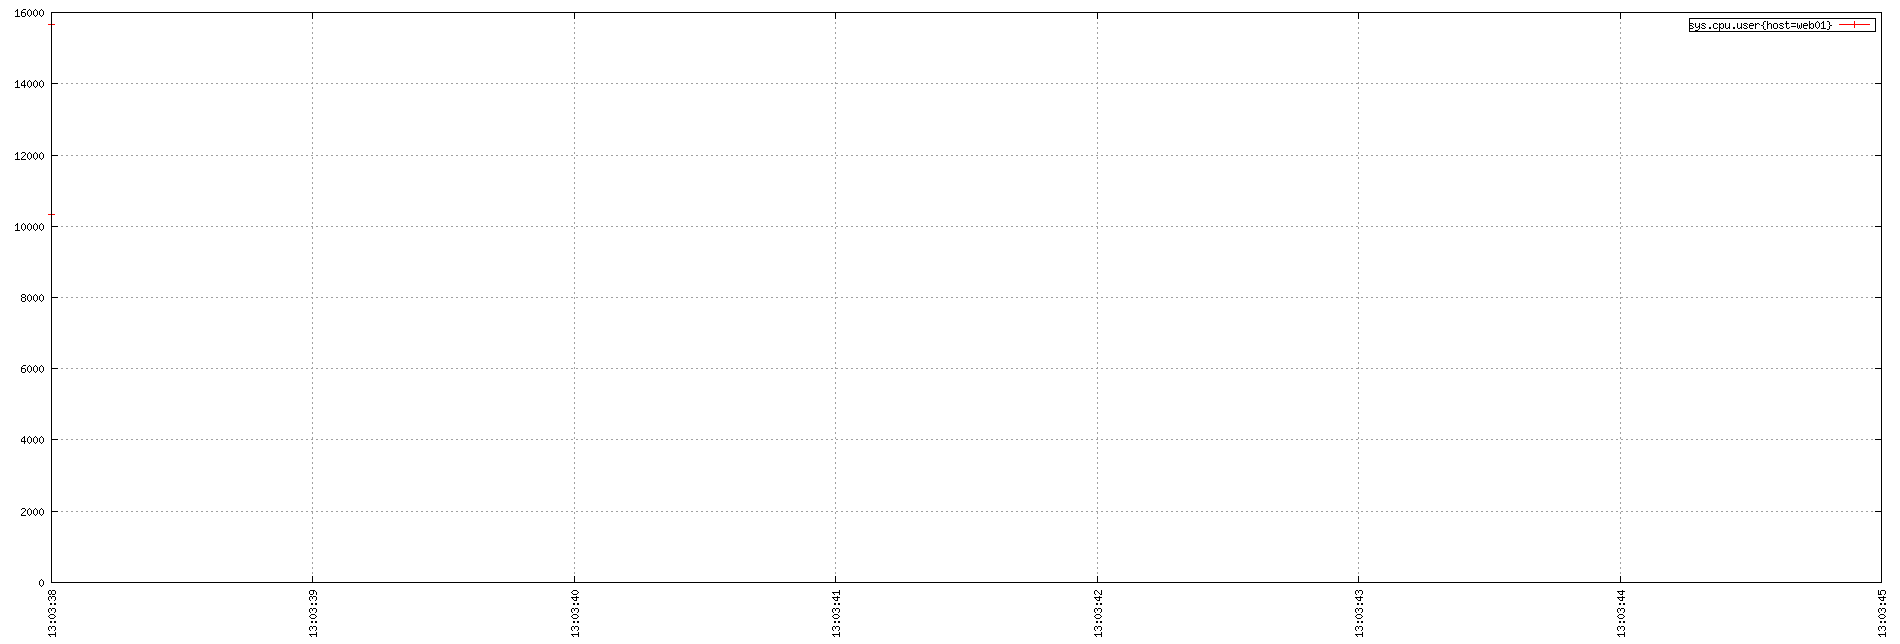

Write the gnuplot code that produced this figure.
set term png small size 1900,644
set xdata time
set timefmt "%s"
if (GPVAL_VERSION < 4.6) set xtics rotate; else set xtics rotate right
set output "${TMPDIR-'tmp'}/tsd/727f6de3.png"
set xrange ["1670245418":"1670245425"]
set format x "%H:%M:%S"
set grid
set style data linespoint
set key right box
set yrange [0:]
plot  "${TMPDIR-'tmp'}/tsd/727f6de3_0.dat" using 1:2 title "sys.cpu.user{host=web01}"
